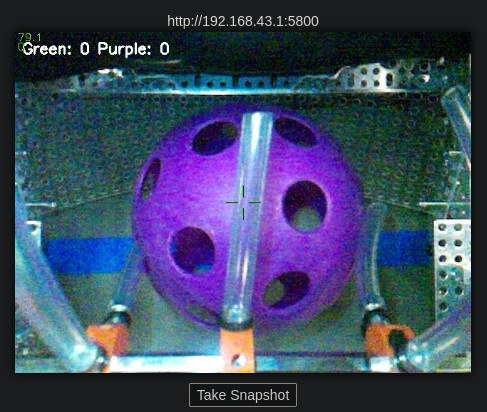
#> input picture TeamCode/src/main/java/org/firstinspires/ftc/teamcode/Data/ColorTest.jpg, 487 x 412 px, given in place of the camera
$ python ll2.py
#> lines starting #> are read from the running program, lines starting #| are printed output that depends on the picture; after the words box and inside, x2 and y2 are one past the last pixel; in counts of white or black regions, pixels touching at a corner belong together
import cv2
import numpy as np
from networktables import NetworkTablesInstance

class ColorDetector:
    def __init__(self):
        # Initialize NetworkTables for Limelight communication
        self.nt_inst = NetworkTablesInstance.getDefault()
        self.nt_inst.startClientTeam(0000)  # Replace with your team number
        self.limelight_table = self.nt_inst.getTable("limelight")

        # Purple HSV range (adjust these values based on your lighting conditions)
        self.purple_lower = np.array([125, 50, 50])
        self.purple_upper = np.array([155, 255, 255])

        # Green HSV range (adjust these values based on your lighting conditions)
        self.green_lower = np.array([40, 50, 50])
        self.green_upper = np.array([80, 255, 255])

        # Minimum contour area to filter noise
        self.min_area = 100

    def detect_colors(self, frame):
        """
        Detect purple and green objects in the frame
        Returns: processed frame, purple contours, green contours
        """
        # Convert BGR to HSV
        hsv = cv2.cvtColor(frame, cv2.COLOR_BGR2HSV)

        # Create masks for purple and green
        purple_mask = cv2.inRange(hsv, self.purple_lower, self.purple_upper)
        green_mask = cv2.inRange(hsv, self.green_lower, self.green_upper)

        # Apply morphological operations to reduce noise
        kernel = np.ones((5, 5), np.uint8)
        purple_mask = cv2.morphologyEx(purple_mask, cv2.MORPH_OPEN, kernel)
        purple_mask = cv2.morphologyEx(purple_mask, cv2.MORPH_CLOSE, kernel)
        green_mask = cv2.morphologyEx(green_mask, cv2.MORPH_OPEN, kernel)
        green_mask = cv2.morphologyEx(green_mask, cv2.MORPH_CLOSE, kernel)

        # Find contours
        purple_contours, _ = cv2.findContours(purple_mask, cv2.RETR_EXTERNAL, cv2.CHAIN_APPROX_SIMPLE)
        green_contours, _ = cv2.findContours(green_mask, cv2.RETR_EXTERNAL, cv2.CHAIN_APPROX_SIMPLE)

        # Filter contours by area
        purple_contours = [c for c in purple_contours if cv2.contourArea(c) > self.min_area]
        green_contours = [c for c in green_contours if cv2.contourArea(c) > self.min_area]

        return frame, purple_contours, green_contours, purple_mask, green_mask

    def draw_detections(self, frame, purple_contours, green_contours):
        """
        Draw bounding boxes and information on detected objects
        """
        frame_height, frame_width = frame.shape[:2]
        center_x = frame_width / 2

        # Process purple objects
        for contour in purple_contours:
            # Get bounding rectangle
            x, y, w, h = cv2.boundingRect(contour)

            # Calculate center
            cx = x + w // 2
            cy = y + h // 2

            # Calculate angle offset from center (for targeting)
            angle_offset = (cx - center_x) / center_x * 30  # Approximate FOV adjustment

            # Draw bounding box
            cv2.rectangle(frame, (x, y), (x + w, y + h), (255, 0, 255), 2)

            # Draw center point
            cv2.circle(frame, (cx, cy), 5, (255, 0, 255), -1)

            # Add label
            label = f"Purple: {w}x{h}"
            cv2.putText(frame, label, (x, y - 10), cv2.FONT_HERSHEY_SIMPLEX, 0.5, (255, 0, 255), 2)

            # Add angle offset
            cv2.putText(frame, f"Angle: {angle_offset:.1f}", (x, y + h + 20),
                       cv2.FONT_HERSHEY_SIMPLEX, 0.5, (255, 0, 255), 2)

        # Process green objects
        for contour in green_contours:
            # Get bounding rectangle
            x, y, w, h = cv2.boundingRect(contour)

            # Calculate center
            cx = x + w // 2
            cy = y + h // 2

            # Calculate angle offset from center
            angle_offset = (cx - center_x) / center_x * 30

            # Draw bounding box
            cv2.rectangle(frame, (x, y), (x + w, y + h), (0, 255, 0), 2)

            # Draw center point
            cv2.circle(frame, (cx, cy), 5, (0, 255, 0), -1)

            # Add label
            label = f"Green: {w}x{h}"
            cv2.putText(frame, label, (x, y - 10), cv2.FONT_HERSHEY_SIMPLEX, 0.5, (0, 255, 0), 2)

            # Add angle offset
            cv2.putText(frame, f"Angle: {angle_offset:.1f}", (x, y + h + 20),
                       cv2.FONT_HERSHEY_SIMPLEX, 0.5, (0, 255, 0), 2)

        # Draw center crosshair
        cv2.line(frame, (int(center_x), 0), (int(center_x), frame_height), (255, 255, 255), 1)
        cv2.line(frame, (0, frame_height // 2), (frame_width, frame_height // 2), (255, 255, 255), 1)

        return frame

    def publish_to_networktables(self, purple_contours, green_contours, frame_width):
        """
        Publish detection data to NetworkTables for robot code
        """
        center_x = frame_width / 2

        # Purple data
        if purple_contours:
            largest_purple = max(purple_contours, key=cv2.contourArea)
            x, y, w, h = cv2.boundingRect(largest_purple)
            cx = x + w // 2
            angle_offset = (cx - center_x) / center_x * 30

            self.limelight_table.putNumber("purple_detected", 1)
            self.limelight_table.putNumber("purple_x", cx)
            self.limelight_table.putNumber("purple_y", y + h // 2)
            self.limelight_table.putNumber("purple_area", cv2.contourArea(largest_purple))
            self.limelight_table.putNumber("purple_angle", angle_offset)
        else:
            self.limelight_table.putNumber("purple_detected", 0)

        # Green data
        if green_contours:
            largest_green = max(green_contours, key=cv2.contourArea)
            x, y, w, h = cv2.boundingRect(largest_green)
            cx = x + w // 2
            angle_offset = (cx - center_x) / center_x * 30

            self.limelight_table.putNumber("green_detected", 1)
            self.limelight_table.putNumber("green_x", cx)
            self.limelight_table.putNumber("green_y", y + h // 2)
            self.limelight_table.putNumber("green_area", cv2.contourArea(largest_green))
            self.limelight_table.putNumber("green_angle", angle_offset)
        else:
            self.limelight_table.putNumber("green_detected", 0)

    def run(self):
        """
        Main loop for color detection
        """
        # For Limelight 3A, you can use the camera stream
        # Option 1: Use USB camera (if running locally)
        cap = cv2.VideoCapture(0)

        # Option 2: Use Limelight stream (uncomment if needed)
        # cap = cv2.VideoCapture("http://limelight.local:5800")

        print("Starting color detection... Press 'q' to quit")

        while True:
            ret, frame = cap.read()
#> frame is the input picture: shape (412, 487, 3); mean B, G, R 98.6, 72.1, 61.9
            if not ret:
                print("Failed to grab frame")
                break

            # Detect colors
            frame, purple_contours, green_contours, purple_mask, green_mask = self.detect_colors(frame)
#> in detect_colors, `hsv = cv2.cvtColor(frame, cv2.COLOR_BGR2HSV)`: hsv: shape (412, 487, 3); mean H, S, V 99, 116.7, 102.9
#> in detect_colors, `purple_mask = cv2.inRange(hsv, self.purple_lower, self.purple_upper)`:
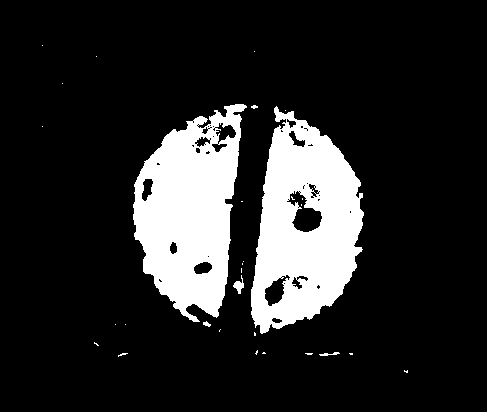
#> purple_mask: shape (412, 487); 15.8% white; 30 white regions (25 under 20 px), largest, box (x1, y1, x2, y2) and area: (251, 106, 364, 334) 16069, (133, 104, 247, 322) 15354, (233, 275, 244, 294) 94, (319, 352, 340, 356) 42, (203, 321, 211, 327) 28
#> in detect_colors, `green_mask = cv2.inRange(hsv, self.green_lower, self.green_upper)`: green_mask: shape (412, 487); 6.5% white; 360 white regions (271 under 20 px), largest, box (x1, y1, x2, y2) and area: (359, 149, 448, 230) 2600, (377, 263, 448, 339) 2213, (277, 281, 359, 346) 940
#> in detect_colors, `purple_mask = cv2.morphologyEx(purple_mask, cv2.MORPH_OPEN, kernel)`:
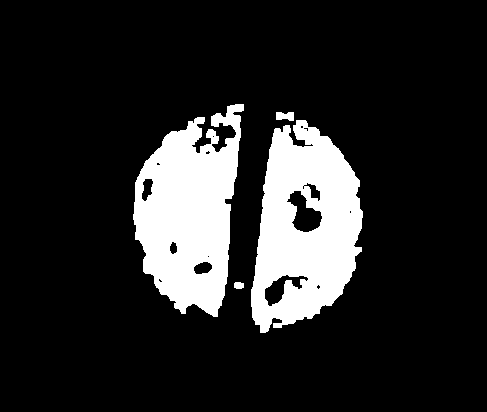
#> purple_mask: shape (412, 487); 15.4% white; 4 white regions, box (x1, y1, x2, y2) and area: (251, 120, 363, 333) 15606, (133, 104, 244, 317) 15025, (276, 112, 294, 121) 134, (234, 282, 244, 289) 62
#> in detect_colors, `purple_mask = cv2.morphologyEx(purple_mask, cv2.MORPH_CLOSE, kernel)`:
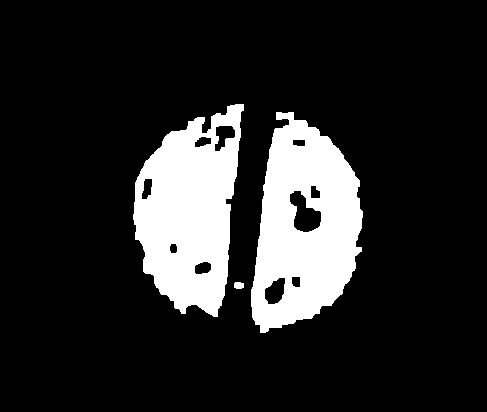
#> purple_mask: shape (412, 487); 15.6% white; 3 white regions, box (x1, y1, x2, y2) and area: (251, 112, 363, 333) 16062, (133, 104, 244, 317) 15236, (234, 282, 244, 289) 62
#> in detect_colors, `green_mask = cv2.morphologyEx(green_mask, cv2.MORPH_OPEN, kernel)`: green_mask: shape (412, 487); 2.8% white; 36 white regions, largest, box (x1, y1, x2, y2) and area: (365, 162, 447, 228) 1831, (379, 268, 439, 310) 1157, (435, 355, 464, 369) 240
#> in detect_colors, `green_mask = cv2.morphologyEx(green_mask, cv2.MORPH_CLOSE, kernel)`:
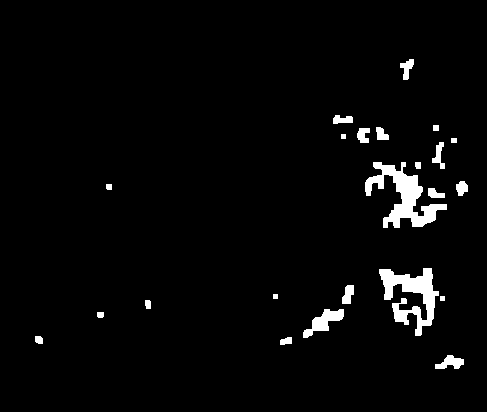
#> green_mask: shape (412, 487); 3.1% white; 23 white regions
#> in detect_colors, `purple_contours, _ = cv2.findContours(purple_mask, cv2.RETR_EXTERNAL, ..`: purple_contours = 3 contours; box (x1, y1, x2, y2) and area: (251, 112, 363, 333) 17126, (133, 104, 244, 317) 15712, (234, 282, 244, 289) 48
#> in detect_colors, `green_contours, _ = cv2.findContours(green_mask, cv2.RETR_EXTERNAL, cv..`: green_contours = 23 contours, 3 with area under 20; largest, box (x1, y1, x2, y2) and area: (365, 162, 447, 228) 1808, (379, 268, 439, 336) 1576, (303, 309, 344, 338) 443, (435, 355, 464, 369) 204, (342, 285, 354, 304) 138
#> in detect_colors, `purple_contours = [c for c in purple_contours if cv2.contourArea(c) > ..`: purple_contours = 2 contours; box (x1, y1, x2, y2) and area: (251, 112, 363, 333) 17126, (133, 104, 244, 317) 15712
#> in detect_colors, `green_contours = [c for c in green_contours if cv2.contourArea(c) > se..`: green_contours = 10 contours; largest, box (x1, y1, x2, y2) and area: (365, 162, 447, 228) 1808, (379, 268, 439, 336) 1576, (303, 309, 344, 338) 443, (435, 355, 464, 369) 204, (342, 285, 354, 304) 138

            # Draw detections
            output_frame = self.draw_detections(frame.copy(), purple_contours, green_contours)
#> the loop in draw_detections, `for contour in purple_contours:` made 2 passes
#> (x, y, w, h, cx, cy, angle_offset, label) on passes 1 to 2: (251, 112, 112, 221, 307, 222, 7.82, 'Purple: 112x221'), (133, 104, 111, 213, 188, 210, -6.84, 'Purple: 111x213')
#> after the loop in draw_detections, `for contour in purple_contours:`:
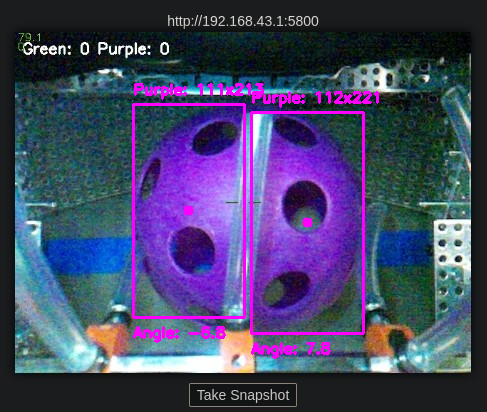
#> frame: shape (412, 487, 3); mean of channels 0, 1, 2 103, 68.7, 68.1; drawn as B, G, R
#> the loop in draw_detections, `for contour in green_contours:` made 10 passes
#> (x, y, w, h, cx, cy, angle_offset, label) on passes 1 to 10: (435, 355, 29, 14, 449, 362, 25.32, 'Green: 29x14'), (303, 309, 41, 29, 323, 323, 9.79, 'Green: 41x29'), (342, 285, 12, 19, 348, 294, 12.87, 'Green: 12x19'), (379, 268, 60, 68, 409, 302, 20.39, 'Green: 60x68'), (456, 181, 12, 15, 462, 188, 26.92, 'Green: 12x15'), (365, 162, 82, 66, 406, 195, 20.02, 'Green: 82x66'), (432, 142, 13, 27, 438, 155, 23.96, 'Green: 13x27'), (357, 128, 13, 15, 363, 135, 14.72, 'Green: 13x15'), (333, 115, 20, 9, 343, 119, 12.26, 'Green: 20x9'), (400, 59, 14, 21, 407, 69, 20.14, 'Green: 14x21')
#> after the loop in draw_detections, `for contour in green_contours:`:
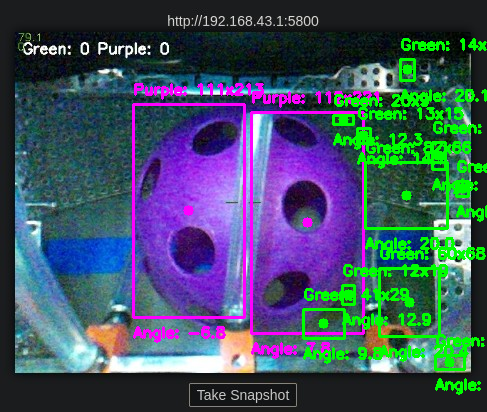
#> frame: shape (412, 487, 3); 6.86% of pixels changed, all inside (x1, y1, x2, y2) = (302, 38, 487, 395); drawn as B, G, R
#> in draw_detections, `cv2.line(frame, (0, frame_height // 2), (frame_width, frame_height // ..`:
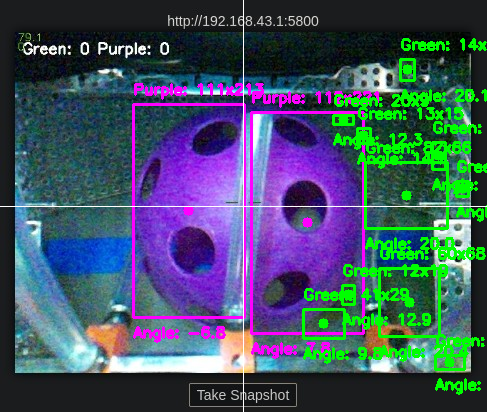
#> frame: shape (412, 487, 3); mean of channels 0, 1, 2 97.4, 81.8, 64.5; drawn as B, G, R

            # Publish to NetworkTables
            self.publish_to_networktables(purple_contours, green_contours, frame.shape[1])
#> in publish_to_networktables, `largest_purple = max(purple_contours, key=cv2.contourArea)`: largest_purple = contour of 198 points, box (x1, y1, x2, y2) (251, 112, 363, 333), area 17126
#> in publish_to_networktables, `x, y, w, h = cv2.boundingRect(largest_purple)`: x = 251; y = 112; h = 221
#> in publish_to_networktables, `cx = x + w // 2`: cx = 307
#> in publish_to_networktables, `angle_offset = (cx - center_x) / center_x * 30`: angle_offset = 7.82
#> in publish_to_networktables, `largest_green = max(green_contours, key=cv2.contourArea)`: largest_green = contour of 132 points, box (x1, y1, x2, y2) (365, 162, 447, 228), area 1808
#> in publish_to_networktables, `x, y, w, h = cv2.boundingRect(largest_green)`: x = 365; y = 162; w = 82; h = 66
#> in publish_to_networktables, `cx = x + w // 2`: cx = 406
#> in publish_to_networktables, `angle_offset = (cx - center_x) / center_x * 30`: angle_offset = 20.02

            # Display results
            cv2.imshow("Color Detection", output_frame)
            cv2.imshow("Purple Mask", purple_mask)
            cv2.imshow("Green Mask", green_mask)

            # Print detection info
            print(f"Purple objects: {len(purple_contours)}, Green objects: {len(green_contours)}")
#| Purple objects: 2, Green objects: 10

            # Break on 'q' key
            if cv2.waitKey(1) & 0xFF == ord('q'):
#> (key q is pressed here)
                break

        cap.release()
        cv2.destroyAllWindows()


if __name__ == "__main__":
    detector = ColorDetector()
    detector.run()
